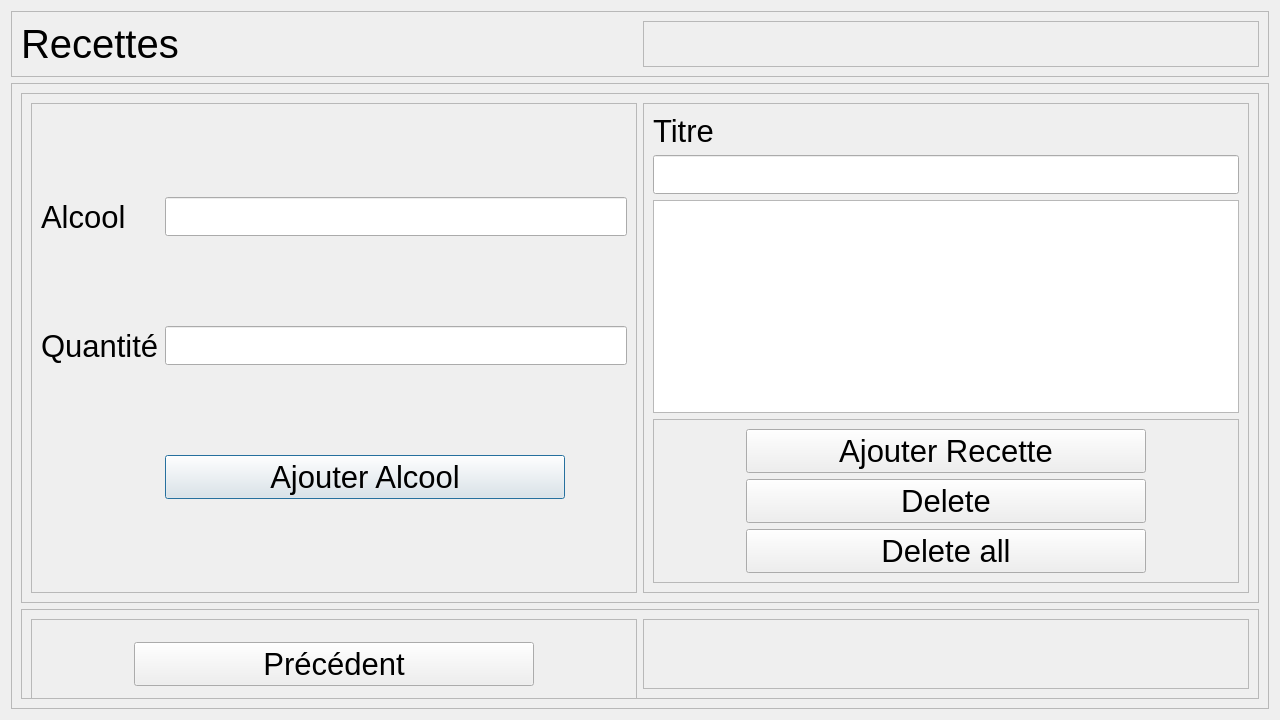
<?xml version="1.0" encoding="UTF-8"?>
<ui version="4.0">
 <class>Dialog</class>
 <widget class="QDialog" name="Dialog">
  <property name="geometry">
   <rect>
    <x>0</x>
    <y>0</y>
    <width>1280</width>
    <height>720</height>
   </rect>
  </property>
  <property name="minimumSize">
   <size>
    <width>1280</width>
    <height>720</height>
   </size>
  </property>
  <property name="maximumSize">
   <size>
    <width>1280</width>
    <height>720</height>
   </size>
  </property>
  <property name="windowTitle">
   <string>Dialog</string>
  </property>
  <layout class="QVBoxLayout" name="verticalLayout">
   <item>
    <widget class="QFrame" name="haut">
     <property name="maximumSize">
      <size>
       <width>16777215</width>
       <height>90</height>
      </size>
     </property>
     <property name="frameShape">
      <enum>QFrame::StyledPanel</enum>
     </property>
     <property name="frameShadow">
      <enum>QFrame::Raised</enum>
     </property>
     <layout class="QHBoxLayout" name="horizontalLayout">
      <item>
       <widget class="QLabel" name="label">
        <property name="font">
         <font>
          <pointsize>30</pointsize>
         </font>
        </property>
        <property name="text">
         <string>Recettes</string>
        </property>
       </widget>
      </item>
      <item>
       <widget class="QFrame" name="frame">
        <property name="frameShape">
         <enum>QFrame::StyledPanel</enum>
        </property>
        <property name="frameShadow">
         <enum>QFrame::Raised</enum>
        </property>
       </widget>
      </item>
     </layout>
    </widget>
   </item>
   <item>
    <widget class="QFrame" name="bas">
     <property name="frameShape">
      <enum>QFrame::StyledPanel</enum>
     </property>
     <property name="frameShadow">
      <enum>QFrame::Raised</enum>
     </property>
     <layout class="QVBoxLayout" name="verticalLayout_2">
      <item>
       <widget class="QFrame" name="haut_3">
        <property name="frameShape">
         <enum>QFrame::StyledPanel</enum>
        </property>
        <property name="frameShadow">
         <enum>QFrame::Raised</enum>
        </property>
        <layout class="QHBoxLayout" name="horizontalLayout_2">
         <item>
          <widget class="QFrame" name="frame_5">
           <property name="frameShape">
            <enum>QFrame::StyledPanel</enum>
           </property>
           <property name="frameShadow">
            <enum>QFrame::Raised</enum>
           </property>
           <layout class="QGridLayout" name="gridLayout_2">
            <item row="2" column="0">
             <widget class="QLabel" name="label_3">
              <property name="font">
               <font>
                <pointsize>23</pointsize>
               </font>
              </property>
              <property name="text">
               <string>Quantité</string>
              </property>
             </widget>
            </item>
            <item row="2" column="1">
             <widget class="QLineEdit" name="quantite_ligne">
              <property name="font">
               <font>
                <pointsize>20</pointsize>
               </font>
              </property>
             </widget>
            </item>
            <item row="1" column="1">
             <widget class="QLineEdit" name="alcool_ligne">
              <property name="font">
               <font>
                <pointsize>20</pointsize>
               </font>
              </property>
             </widget>
            </item>
            <item row="3" column="1">
             <widget class="QPushButton" name="ajouter_alcool">
              <property name="maximumSize">
               <size>
                <width>400</width>
                <height>16777215</height>
               </size>
              </property>
              <property name="font">
               <font>
                <pointsize>23</pointsize>
               </font>
              </property>
              <property name="text">
               <string>Ajouter Alcool</string>
              </property>
             </widget>
            </item>
            <item row="1" column="0">
             <widget class="QLabel" name="label_2">
              <property name="font">
               <font>
                <pointsize>23</pointsize>
               </font>
              </property>
              <property name="text">
               <string>Alcool</string>
              </property>
             </widget>
            </item>
           </layout>
          </widget>
         </item>
         <item>
          <widget class="QFrame" name="frame_4">
           <property name="frameShape">
            <enum>QFrame::StyledPanel</enum>
           </property>
           <property name="frameShadow">
            <enum>QFrame::Raised</enum>
           </property>
           <layout class="QVBoxLayout" name="verticalLayout_4">
            <item>
             <widget class="QLabel" name="label_4">
              <property name="font">
               <font>
                <pointsize>23</pointsize>
               </font>
              </property>
              <property name="text">
               <string>Titre</string>
              </property>
             </widget>
            </item>
            <item>
             <widget class="QLineEdit" name="titre_ligne">
              <property name="font">
               <font>
                <pointsize>20</pointsize>
               </font>
              </property>
             </widget>
            </item>
            <item>
             <widget class="QListWidget" name="listWidget">
              <property name="font">
               <font>
                <pointsize>20</pointsize>
               </font>
              </property>
             </widget>
            </item>
            <item>
             <widget class="QFrame" name="frame_6">
              <property name="frameShape">
               <enum>QFrame::StyledPanel</enum>
              </property>
              <property name="frameShadow">
               <enum>QFrame::Raised</enum>
              </property>
              <layout class="QGridLayout" name="gridLayout_3">
               <item row="2" column="2">
                <widget class="QPushButton" name="delete_all">
                 <property name="font">
                  <font>
                   <pointsize>23</pointsize>
                  </font>
                 </property>
                 <property name="text">
                  <string>Delete all</string>
                 </property>
                </widget>
               </item>
               <item row="1" column="2">
                <widget class="QPushButton" name="supprimer">
                 <property name="font">
                  <font>
                   <pointsize>23</pointsize>
                  </font>
                 </property>
                 <property name="text">
                  <string>Delete</string>
                 </property>
                </widget>
               </item>
               <item row="0" column="2">
                <widget class="QPushButton" name="ajouter_recette">
                 <property name="maximumSize">
                  <size>
                   <width>400</width>
                   <height>16777215</height>
                  </size>
                 </property>
                 <property name="font">
                  <font>
                   <pointsize>23</pointsize>
                  </font>
                 </property>
                 <property name="text">
                  <string>Ajouter Recette</string>
                 </property>
                </widget>
               </item>
              </layout>
             </widget>
            </item>
           </layout>
          </widget>
         </item>
        </layout>
       </widget>
      </item>
      <item>
       <widget class="QFrame" name="bas_2">
        <property name="maximumSize">
         <size>
          <width>16777215</width>
          <height>90</height>
         </size>
        </property>
        <property name="frameShape">
         <enum>QFrame::StyledPanel</enum>
        </property>
        <property name="frameShadow">
         <enum>QFrame::Raised</enum>
        </property>
        <layout class="QHBoxLayout" name="horizontalLayout_3">
         <item>
          <widget class="QFrame" name="frame_2">
           <property name="minimumSize">
            <size>
             <width>0</width>
             <height>90</height>
            </size>
           </property>
           <property name="frameShape">
            <enum>QFrame::StyledPanel</enum>
           </property>
           <property name="frameShadow">
            <enum>QFrame::Raised</enum>
           </property>
           <layout class="QGridLayout" name="gridLayout">
            <item row="0" column="0">
             <widget class="QPushButton" name="precedent">
              <property name="maximumSize">
               <size>
                <width>400</width>
                <height>16777215</height>
               </size>
              </property>
              <property name="font">
               <font>
                <pointsize>23</pointsize>
               </font>
              </property>
              <property name="text">
               <string>Précédent</string>
              </property>
             </widget>
            </item>
           </layout>
          </widget>
         </item>
         <item>
          <widget class="QFrame" name="frame_3">
           <property name="frameShape">
            <enum>QFrame::StyledPanel</enum>
           </property>
           <property name="frameShadow">
            <enum>QFrame::Raised</enum>
           </property>
           <layout class="QVBoxLayout" name="verticalLayout_3">
            <item>
             <widget class="QLabel" name="labelTest">
              <property name="text">
               <string/>
              </property>
             </widget>
            </item>
           </layout>
          </widget>
         </item>
        </layout>
       </widget>
      </item>
     </layout>
    </widget>
   </item>
  </layout>
 </widget>
 <resources/>
 <connections/>
</ui>
